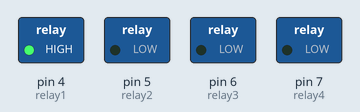
This sketch was run on a simulated Arduino Uno, built with avr-gcc and run on an emulated ATmega328P. On the bench: switched loads named in the sketch (green lamp = pin HIGH).

Above: at 0.1 s.
Timing chart, 0 to 1.6 s (numbered marks = the images above):
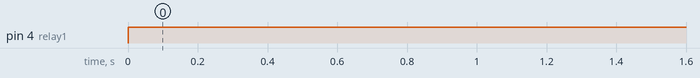

Measured:
- by itself, pin 4 (relay1): LOW → HIGH at 0.00 s

The sketch:

eshoRobot.ino
```cpp
int relay1 = 4;
int relay2 = 5;
int relay3 = 6;
int relay4 = 7;

void setup() {
  pinMode(relay1, OUTPUT);
  pinMode(relay2, OUTPUT);
  pinMode(relay3, OUTPUT);
  pinMode(relay4, OUTPUT);
}

void loop() {
  digitalWrite(relay1, HIGH);
  digitalWrite(relay2, LOW);
}
```
